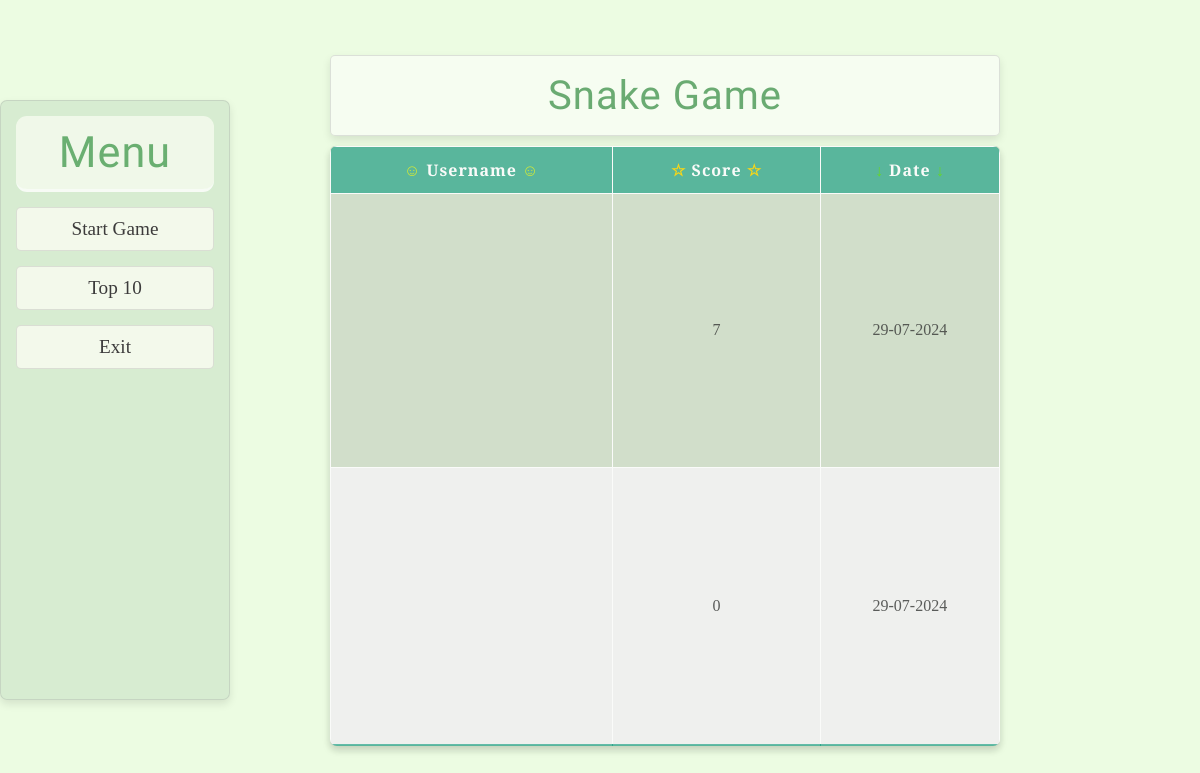
Page /score_board/ on the earlier database version.
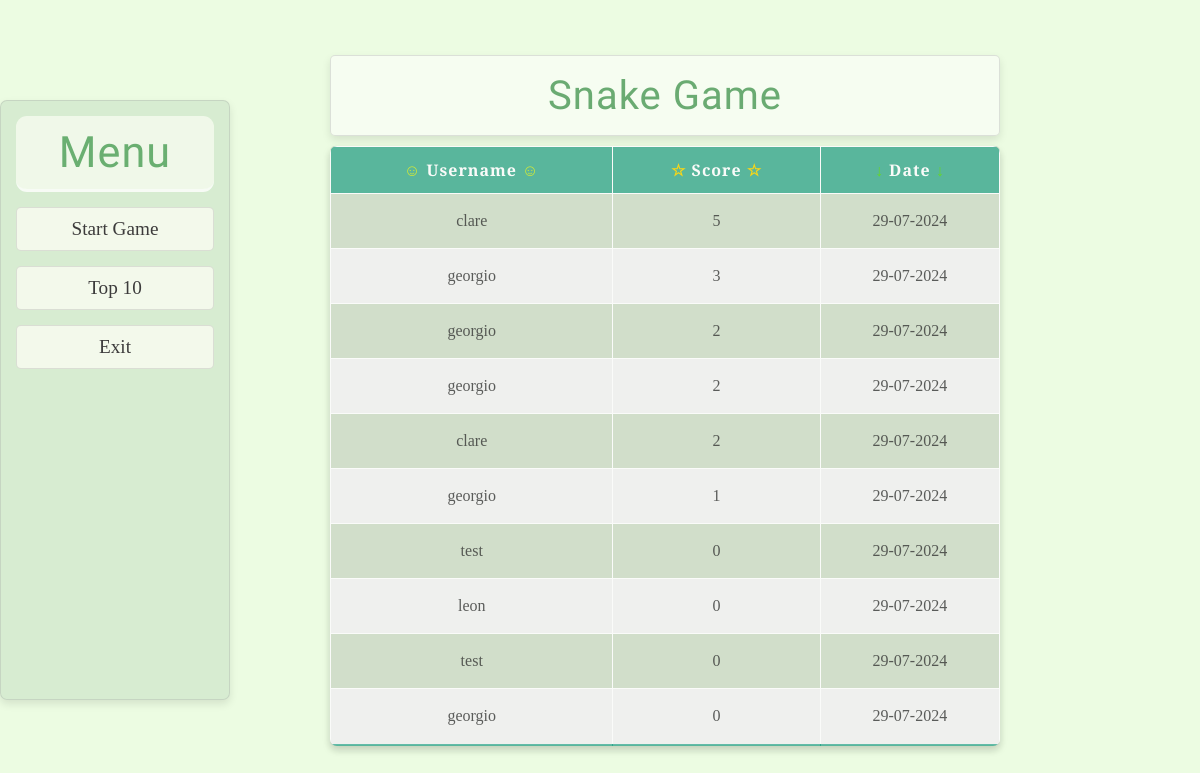
Same page on the later database version.
### game/models.py (models this page shows, shortened)
class Score(models.Model):
    username = models.CharField(max_length=100)
    score = models.IntegerField()
    timestamp = models.DateTimeField(auto_now_add=True)
    class Meta:
        ordering = ['-score']

### game/views.py (the view)
# urls.py: path('score_board/', score_board, name='score_board'),
def score_board(request):
    scores = Score.objects.all().order_by('-score')[:10]
    return render(request, 'score_board.html', {'scores': scores})

### game/templates/score_board.html (shortened to what this page needs)
{% extends 'base.html' %}
{% load static %}
{% block content %}
    <table class="score-table">
        <thead>
            <tr>
                <th><span class="username">&#9786;</span>  Username <span class="username">&#9786;</span></th>
                <th><span class="rating">&#9734;</span> Score <span class="rating">&#9734;</span></th>
                <th><span class="date">&darr;</span>  Date <span class="date"> &darr;</span></th>
            </tr>
        </thead>
        <tbody>
            {% for score in scores %}
                <tr>
                    <td>{{ score.username }}</td>
                    <td>{{ score.score }}</td>
                    <td>{{ score.timestamp| date:"d-m-Y"  }}</td>
                </tr>
            {% endfor %}
        </tbody>
    </table>
{% endblock %}

### game/templates/base.html (shortened to what this page needs)
<!DOCTYPE html>
<html>
<head>
    {% load static %}
    <link rel="stylesheet" type="text/css" href="{% static 'game/css/styles.css' %}">
</head>
<body>
    <div class="wrapper">
        <div class="sidebar">
            <h2>Menu</h2>
            <ul>
                <li><a href="{% url 'start_game' %}">Start Game</a></li>
                <li><a href="{% url 'score_board' %}">Top 10</a></li>
                <li><a href="{% url 'home' %}">Exit</a></li>
            </ul>
        </div>
        <div class="content">
            <header>
                <h1>Snake Game</h1>
            </header>
            <main>
                {% block content %}
                {% endblock %}
            </main>
        </div>
    </div>
</body>
</html>

### game/static/game/css/styles.css (style rules this page uses)
* { box-sizing: border-box; margin: 0; padding: 0; }
body { display: flex; justify-content: center; align-items: center; height: 100vh; margin: 0; background-color: #ccf7b05b; }
h2 { font-size: 2.7em; }
h1 { color: #2a8537af; font-size: 2.5em; }
h1, h2 { font-family: "Black Ops One", system-ui; font-weight: 400; font-style: normal; letter-spacing: 1px; }
.wrapper { display: flex; width: 100%; max-width: 1200px; }
.sidebar { width: 230px; background: rgba(189, 218, 189, 0.458); padding: 15px; margin-right: 100px; border: 1px solid rgba(156, 155, 155, 0.29); border-radius: 7px; }
.sidebar h2 { color: #2c8c39d2; text-align: center; opacity: 0.8; border-bottom: 3px solid rgb(255, 255, 255); padding: 11px; background-color: #f8fcf1f9; border-radius: 11px; }
.sidebar ul { list-style-type: none; padding: 0; }
.sidebar ul li { margin: 15px 0; }
.sidebar ul li a { color: #3c3b3b; text-decoration: none; display: block; padding: 10px; background: #f3f9eb; border-radius: 5px; font-family: "Cinzel", serif; font-optical-sizing: auto; font-weight: 400; font-size: 1.2em; font-style: normal; text-align: center; border: 1px solid rgba(156, 155, 155, 0.29); transition: all ease-in-out 0.3s; }
.content { width: 670px; height: 600px; border-radius: 10px; display: flex; flex-direction: column; align-items: center; justify-content: center; }
header, footer { width: 100%; padding: 1em; text-align: center; background-color: #fcfef9a4; border-radius: 5px; margin-bottom: 10px; border: 1px solid rgba(156, 155, 155, 0.29); }
main { display: flex; justify-content: center; align-items: center; width: 100%; height: 100%; background: #72727238; border-radius: 5px; position: relative; }
main, .sidebar, header, footer, #scoreBox { box-shadow: 0 4px 8px rgba(0, 0, 0, 0.1); }
.score-table { border-collapse: collapse; margin: 20px 0; font-size: 1em; text-align: center; width: 670px; height: 600px; font-family: "Cinzel", serif; font-optical-sizing: auto; font-weight: 500; color: rgba(43, 43, 43, 0.828); box-shadow: 0 4px 8px rgba(0, 0, 0, 0.1); opacity: 0.9; border-radius: 7px; overflow: hidden; }
.score-table thead tr { background-color: #00987aa2; color: #ffffff; text-align: center; font-weight: bold; letter-spacing: 1px; }
.score-table th, .score-table td { padding: 12px 15px; border: 1px solid #ffffff; }
.score-table tbody tr { border-bottom: 1px solid #ffffff; }
.score-table tbody tr:nth-of-type(even) { background-color: #f3f3f3; }
.score-table tbody tr:last-of-type { border-bottom: 2px solid #00987aa2; }
.rating { color: gold; }
.username { color: rgba(255, 255, 0, 0.772); }
.date { color: rgba(90, 220, 4, 0.863); }

Differences in the rows shown:
removed Score: score "7", timestamp "29-07-2024"
removed Score: score "0", timestamp "29-07-2024"
added Score: username "clare", score "5", timestamp "29-07-2024"
added Score: username "georgio", score "3", timestamp "29-07-2024"
added Score: username "georgio", score "2", timestamp "29-07-2024"
added Score: username "georgio", score "2", timestamp "29-07-2024"
added Score: username "clare", score "2", timestamp "29-07-2024"
added Score: username "georgio", score "1", timestamp "29-07-2024"
added Score: username "test", score "0", timestamp "29-07-2024"
added Score: username "leon", score "0", timestamp "29-07-2024"
added Score: username "test", score "0", timestamp "29-07-2024"
added Score: username "georgio", score "0", timestamp "29-07-2024"
